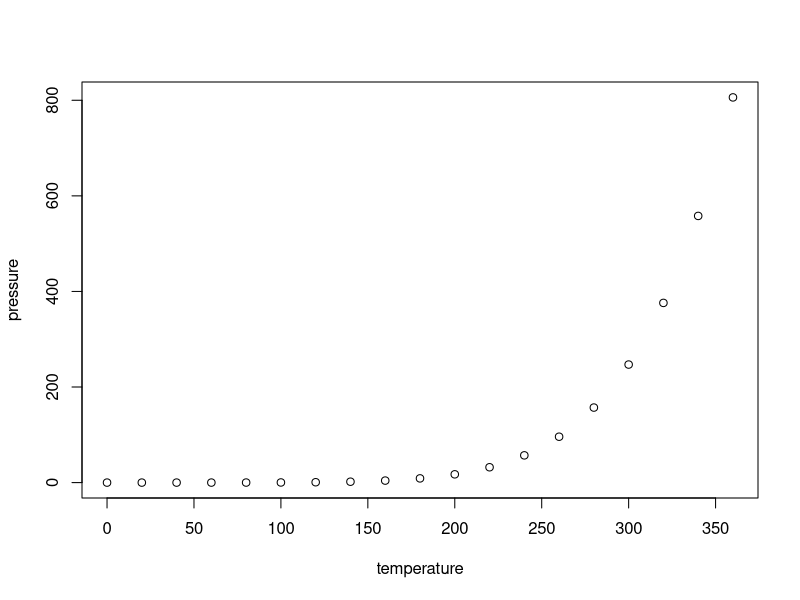
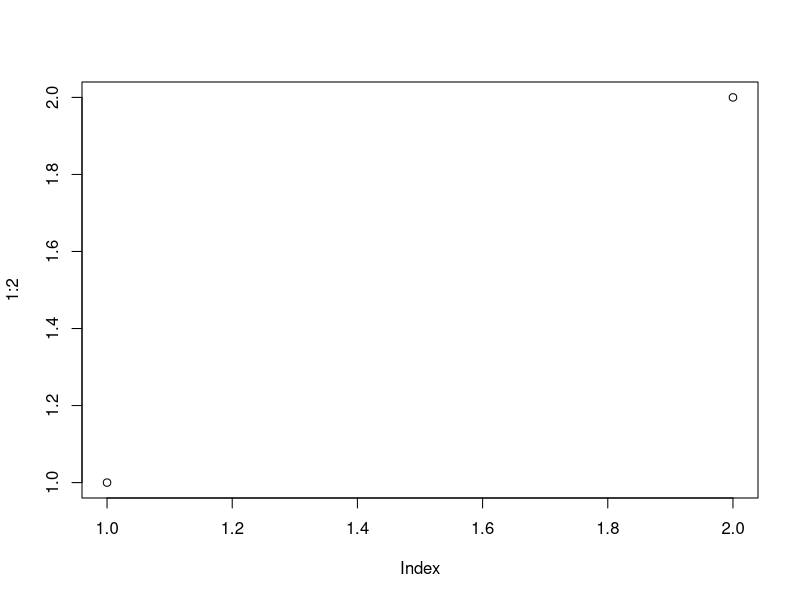

These figures' R source, in order:
## ---- chunk 1
knitr::opts_chunk$set(echo = TRUE)
## ---- chunk 2
summary(cars)
## ---- chunk 3
plot(pressure)
plot(1:2)
